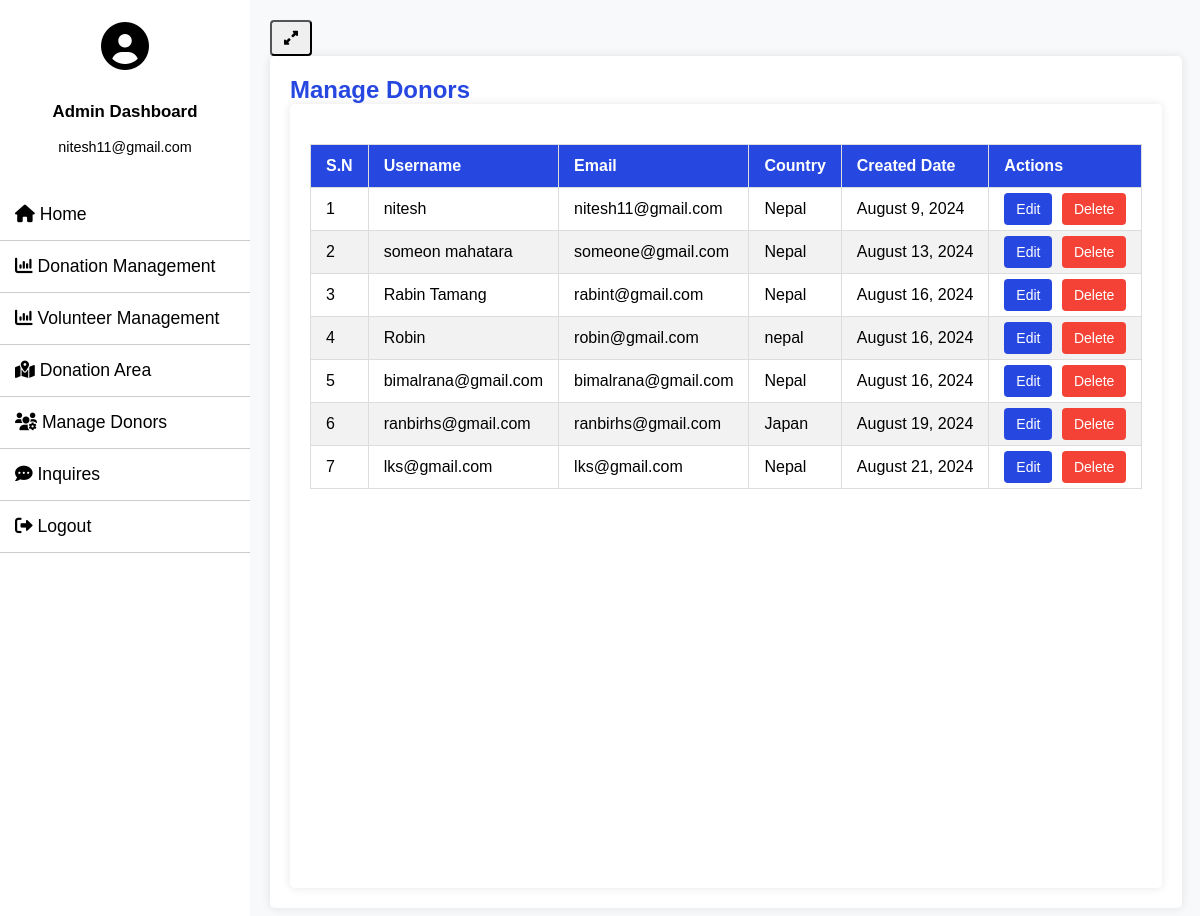
/manage_donors/ (signed in), run on the app's committed database.
### donor_management/models.py (models this page shows, shortened)
class Donor(models.Model):
    user = models.ForeignKey(User, on_delete=models.CASCADE, null=True)
    phone_number = models.CharField(max_length=15, null=True)
    address = models.CharField(max_length=100, null=True)
    district = models.CharField(max_length=100, null=True)
    country = models.CharField(max_length=100, null=True)
    created_at = models.DateTimeField(auto_now_add=True)
    updated_at = models.DateTimeField(auto_now=True)

### Charity_Project/views.py (the view)
# urls.py: path('manage_donors/', manage_donors, name='manage_donors'),
def manage_donors(request):
    if not request.user.is_authenticated:
        return redirect('admin_login')
    donors = Donor.objects.all()
    return render(request, 'manage_donors.html',  locals())

### Charity_Project/templates/manage_donors.html (shortened to what this page needs)
{% extends 'admin_base.html' %}
{% block content %}
<div class="navbar">
    <h2>Manage Donors</h2>
</div>
<main>
    {% if donors %}
        <table class="table">
            <thead>
                <tr>
                    <th>S.N</th>
                    <th>Username</th>
                    <th>Email</th>
                    <th>Country</th>
                    <th>Created Date</th>
                    <th>Actions</th>
                </tr>
            </thead>
            <tbody>
                {% for donor in donors %}
                <tr>
                    <td>{{ forloop.counter }}</td>
                <td>{{ donor.user.username }}</td>
                    <td>{{ donor.user.email }}</td>
                    <td>{{ donor.country }}</td>
                    <td>{{ donor.created_at|date:"F j, Y" }}</td>
                    <td>
                        <a href="{% url 'view_donors_details' donor.id %}" class="btn btn-edit">Edit</a>
                        <form action="" method="POST" style="display:inline;">
                            <a href="{% url 'delete_donors' donor.id %}" class="btn btn-delete" onclick="return confirm('Are you sure you want to delete this area?');">Delete</a>
                        </form>
                    </td>
                </tr>
                {% endfor %}
            </tbody>
        </table>
    {% else %}
        <div class="alert">
            No donors found.
        </div>
    {% endif %}
</main>
{% endblock %}

### Charity_Project/templates/admin_base.html (shortened to what this page needs)
<!DOCTYPE html>
<html lang="en">
<head>
    <link rel="stylesheet" href="https://cdnjs.cloudflare.com/ajax/libs/font-awesome/6.0.0-beta3/css/all.min.css">
</head>
<body>
    <div class="wrapper">
        <nav id="sidebar">
            <div class="sidebar-header">
                <div class="user-icon">
                    <i class="fas fa-user-circle"></i>
                </div>
                <div class="user-info">
                    <h3>Admin Dashboard</h3>
                    <p>{{ request.user.email }}</p>
                </div>
            </div>
            <ul class="list-unstyled components">
                <li><a href="{% url 'admin_home' %}"> <i class="fa-solid fa-home"></i> Home</a></li>
                <li class="dropdown">
                    <a href="#" class="dropdown-toggle"><i class="fa-solid fa-chart-column"></i> Donation Management</a>
                </li>
                <li class="dropdown">
                    <a href="#" class="dropdown-toggle"><i class="fa-solid fa-chart-column"></i> Volunteer Management</a>
                </li>
                <li class="dropdown">
                    <a href="#" class="dropdown-toggle"><i class="fa-solid fa-map-location-dot"></i> Donation Area</a>
                </li>
                <li><a href="{% url 'manage_donors' %}"> <i class="fa-solid fa-users-gear"></i> Manage Donors</a></li>
                <li><a href="{% url 'inquires' %}"><i class="fa-solid fa-comment-dots"></i> Inquires </a></li>
                <li><a href="{% url 'logout' %}"><i class="fa-solid fa-right-from-bracket"></i> Logout</a></li>
            </ul>
        </nav>
        <div id="content">
            <nav class="navbar navbar-expand-lg navbar-light bg-light">
                <div class="container-fluid">
                    <button type="button" id="sidebarCollapse" class="btn btn-info" style="color:black">
                        <i class="fa-solid fa-up-right-and-down-left-from-center"></i>
                    </button>
                </div>
            </nav>
            <main>
                {% block content %}{% endblock %}
            </main>
        </div>
    </div>
    <link rel="stylesheet" href="https://cdn.datatables.net/2.1.3/css/dataTables.dataTables.css">
    <link rel="stylesheet" href="https://cdn.datatables.net/buttons/3.1.1/css/buttons.dataTables.css">
</body>
</html>

### Charity_Project/templates/manage_donors.html (style rules this page uses)
.navbar h2 { color: #2648e1; font-size: 24px; margin: 0; }
main { padding: 20px; background: #ffffff; border-radius: 5px; box-shadow: 0 0 10px rgba(0, 0, 0, 0.1); min-height: calc(100vh - 56px); overflow-x: auto; }
.table { width: 100%; border-collapse: collapse; margin-top: 20px; }
.table th, .table td { padding: 12px 15px; border: 1px solid #ddd; text-align: left; font-size: 16px; white-space: nowrap; }
.table th { background-color: #2648e1; color: #fff; }
.table tbody tr:nth-child(even) { background-color: #f2f2f2; }
.btn { padding: 8px 12px; border-radius: 4px; color: white; text-decoration: none; font-size: 14px; transition: background-color 0.3s ease; }
.btn-edit { background-color: #2648e1; margin-right: 5px; }
.btn-delete { background-color: #f44336; }

### Charity_Project/templates/admin_base.html (style rules this page uses)
body { font-family: 'Arial', sans-serif; background-color: #f8f9fa; margin: 0; padding: 0; overflow-x: hidden; }
.wrapper { display: flex; width: 100%; transition: margin-left 0.3s; }
#sidebar { min-width: 250px; max-width: 250px; background: #ffffff; color: #000000; transition: all 0.3s; position: fixed; height: 100%; overflow: auto; z-index: 1000; }
#sidebar .sidebar-header { padding: 20px; background: #ffffff; display: flex; align-items: center; justify-content: center; flex-direction: column; text-align: center; }
#sidebar .sidebar-header .user-icon { font-size: 3em; margin-bottom: 10px; color: #000000; }
#sidebar .sidebar-header .user-info { color: #000000; font-size: 0.9em; }
#sidebar ul.components { padding: 0; list-style: none; margin: 0; }
#sidebar ul li { border-bottom: 1px solid #cccccc; position: relative; }
#sidebar ul li a { padding: 15px; display: block; color: #000000; text-decoration: none; font-size: 1.1em; transition: background 0.3s; }
#content { width: 100%; padding: 20px; min-height: 100vh; transition: all 0.3s; margin-left: 250px; }

### data on the page
Donor: user.username "nitesh", user.email "nitesh11@gmail.com", country "Nepal", created_at "August 9, 2024"
Donor: user.username "someon mahatara", user.email "someone@gmail.com", country "Nepal", created_at "August 13, 2024"
Donor: user.username "Rabin Tamang", user.email "rabint@gmail.com", country "Nepal", created_at "August 16, 2024"
Donor: user.username "Robin", user.email "robin@gmail.com", country "nepal", created_at "August 16, 2024"
Donor: user.username "bimalrana@gmail.com", user.email "bimalrana@gmail.com", country "Nepal", created_at "August 16, 2024"
Donor: user.username "ranbirhs@gmail.com", user.email "ranbirhs@gmail.com", country "Japan", created_at "August 19, 2024"
Donor: user.username "lks@gmail.com", user.email "lks@gmail.com", country "Nepal", created_at "August 21, 2024"

### other printed values
{{ request.user.email }} "nitesh11@gmail.com"
